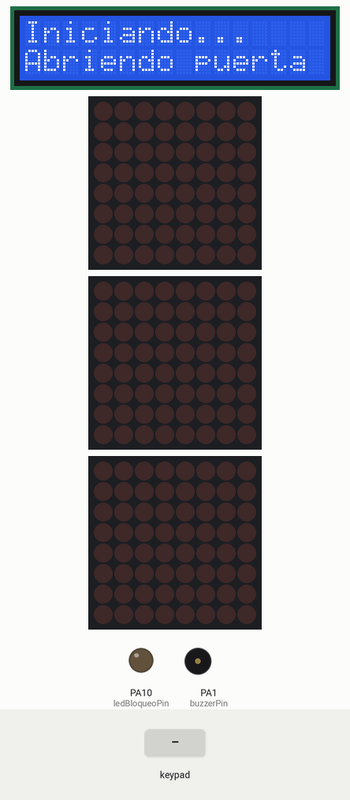
Bench run of a sketch on a simulated STM32 Blue Pill. Shown: 16×2 character LCD, 3 × 8×8 LED matrix, output pins drawn as LEDs (lit = HIGH), buzzer (waves = sounding, pin HIGH). The test bench sets the inputs (shaded band).

Above: at 3.2 s.
3.3 s: key 'C' pressed
At 4.8 s:
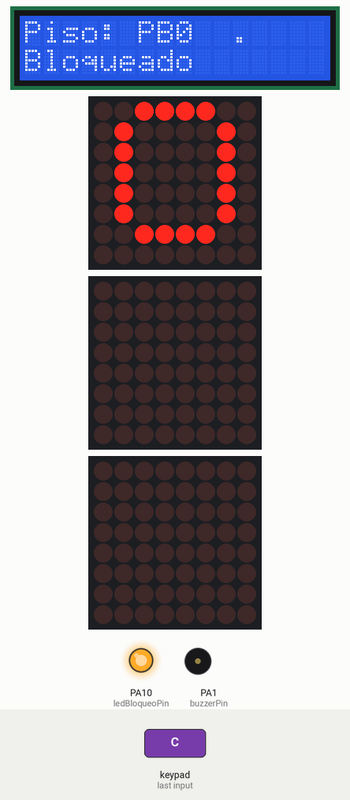
5.5 s: keypad keys 1 2 D pressed 0.4 s apart
At 6.9 s:
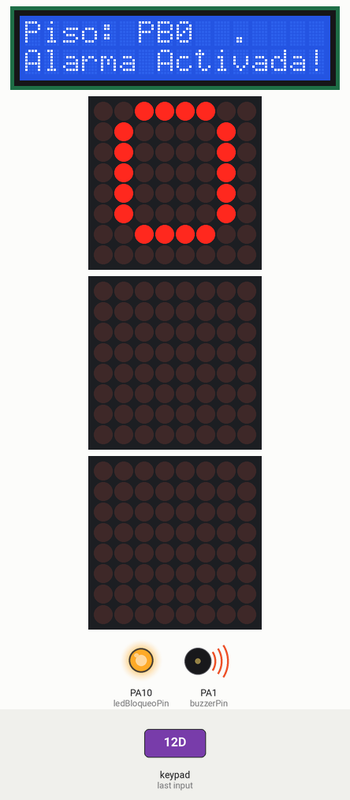
8.2 s: key 'A' pressed
At 13.5 s:
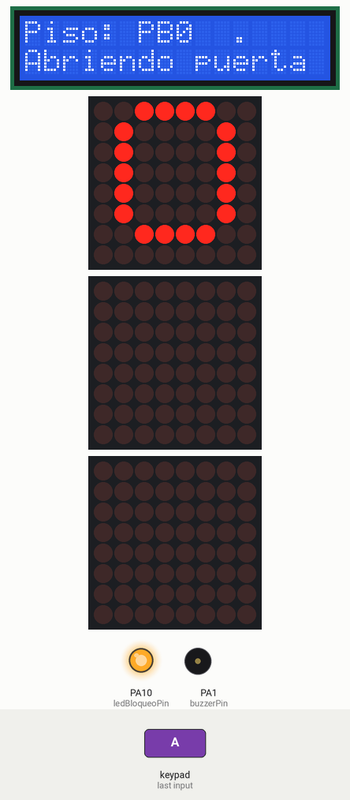
14.2 s: key 'B' pressed
At 16.8 s:
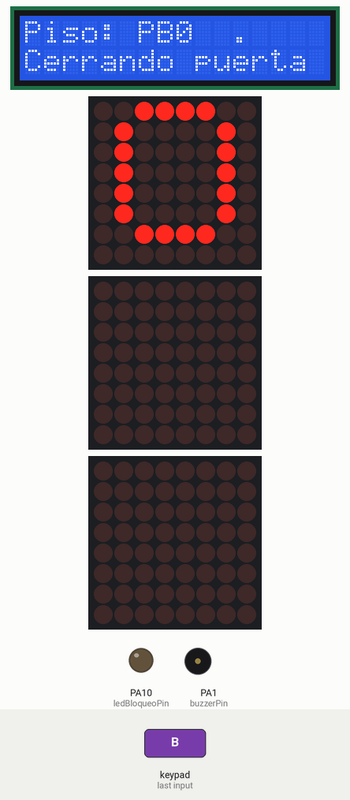
17.2 s: keypad keys 2 5 D pressed 0.4 s apart
At 19.8 s:
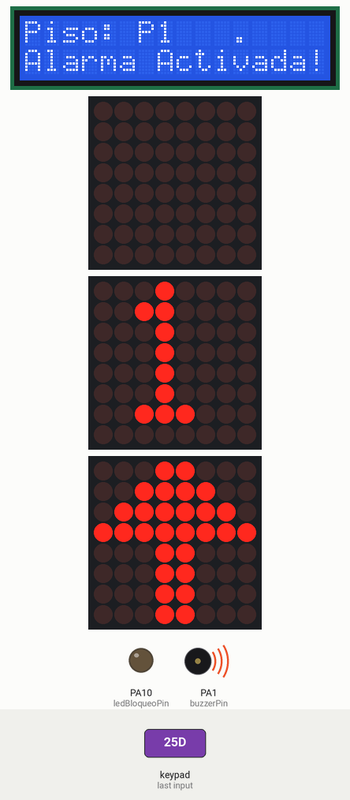
23.2 s: keypad keys 1 2 A pressed 0.4 s apart
At 28.4 s:
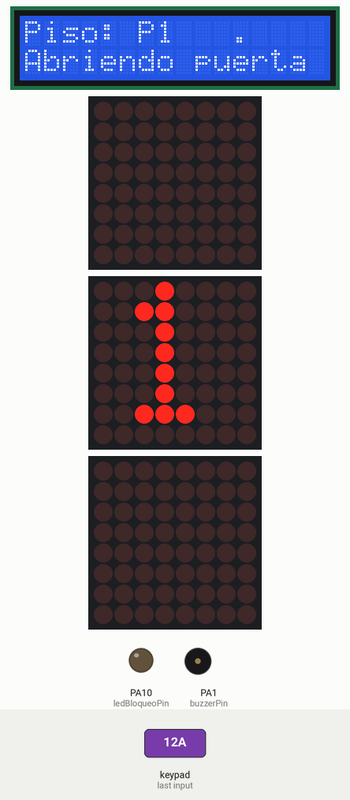
Timing chart, 0 to 29.9 s (numbered marks = the images above; inputs shaded):
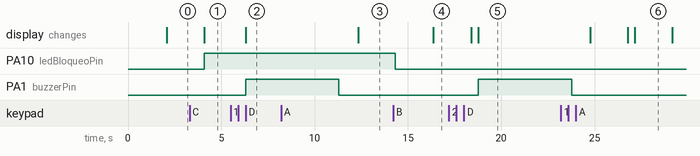

Measured:
- after the input at 3.3 s, PA10 (ledBloqueoPin): LOW → HIGH after 0.79 s; the display: first differs from a run without the input after 0.79 s (image 1)
- after the input at 5.5 s, PA1 (buzzerPin): LOW → HIGH after 0.80 s; the display: changes after 0.80 s (image 2)
- after the input at 8.2 s, PA10 (ledBloqueoPin): stays HIGH (without the input it goes to LOW after 5.9 s)
- after the input at 14.2 s, the display: first differs from a run without the input after 2.2 s (image 4)
- after the input at 17.2 s, PA1 (buzzerPin): LOW → HIGH after 1.6 s; the display: first differs from a run without the input after 1.6 s (image 5)
- after the input at 23.2 s, the display: first differs from a run without the input after 4.0 s (image 6)

The sketch:

proyectoAscensor.ino
```cpp
#include <Keypad.h>
#include <LiquidCrystal.h>
#include <LedControl.h>
#define buzzerPin PA1
#define ledBloqueoPin PA10

bool bloqueado = false;
unsigned long tiempoBloqueo = 0;

const byte ROWS = 4;
const byte COLS = 4;
char keys[ROWS][COLS] = {
  {'1','2','3','A'},  // P1, P2, P3, Abrir
  {'4','5','6','B'},  // P4, P5, P6, Cerrar
  {'7','8','9','C'},  // P7, P8, P9, Bloqueo
  {'*','0','#','D'}   // SB1, PB0, SB2, Alarma
};
byte rowPins[ROWS] = {PA2, PA3, PA4, PA5};
byte colPins[COLS] = {PA6, PA7, PA8, PA9};
Keypad keypad = Keypad(makeKeymap(keys), rowPins, colPins, ROWS, COLS);

LiquidCrystal lcd(PB0, PB1, PB2, PB3, PB4, PB5);

LedControl matrixArriba = LedControl(PB6, PB7, PB8, 1);  // DIN, CLK, CS
LedControl matrixAbajo  = LedControl(PB9, PB10, PB11, 1);

//Configuración de las LED Matrices para pisos
#define LED_DIN PC0
#define LED_CLK PC1
const int csPins[12] = {PC2, PC3, PC5, PC6, PC7, PC8, PC9, PC10, PC11, PC12, PC13, PB9};

// Arreglo de punteros a objetos LedControl para cada piso
LedControl* floorMatrices[12];

// Estado de cada LED Matrix (si ya se alcanzó ese piso)
bool estadoMatrices[12] = {false, false, false, false, false, false, false, false, false, false, false, false};

// Índice 0: SB2, 1: SB1, 2: PB0, 3: P1, 4: P2, 5: P3, 6: P4, 7: P5, 8: P6, 9: P7, 10: P8, 11: P9
byte patternSB2[8] = {B11111111, B10000001, B10111101, B10000101, B10001001, B10111101, B10000001, B11111111};
byte patternSB1[8] = {B11111111, B10000001, B10001101, B10000101, B10000101, B10000101, B10000001, B11111111};
byte patternPB0[8] = {B00111100, B01000010, B01000010, B01000010, B01000010, B01000010, B00111100, B00000000};
byte patternP1[8]  = {B00010000, B00110000, B00010000, B00010000, B00010000, B00010000, B00111000, B00000000};
byte patternP2[8]  = {B00111100, B01000010, B00000100, B00001000, B00010000, B00100000, B01111110, B00000000};
byte patternP3[8]  = {B00111100, B01000010, B00000100, B00011100, B00000100, B01000010, B00111100, B00000000};
byte patternP4[8]  = {B00001000, B00011000, B00101000, B01001000, B01111110, B00001000, B00001000, B00000000};
byte patternP5[8]  = {B01111110, B01000000, B01111100, B00000010, B00000010, B01000010, B00111100, B00000000};
byte patternP6[8]  = {B00111100, B01000010, B01000000, B01111100, B01000010, B01000010, B00111100, B00000000};
byte patternP7[8]  = {B01111110, B00000010, B00000100, B00001000, B00010000, B00010000, B00010000, B00000000};
byte patternP8[8]  = {B00111100, B01000010, B00111100, B01000010, B01000010, B01000010, B00111100, B00000000};
byte patternP9[8]  = {B00111100, B01000010, B01000010, B00111110, B00000010, B01000010, B00111100, B00000000};

byte* floorPatterns[12] = { patternSB2, patternSB1, patternPB0, patternP1, patternP2, patternP3, patternP4, patternP5, patternP6, patternP7, patternP8, patternP9 };

int pisoActual = 0;  // Inicia en Planta Baja
int direccion = 0;   // 0: Detenido, 1: Arriba, -1: Abajo
bool puertaAbierta = false;
unsigned long tiempoMovimiento = 0;

byte arrowUp[8] = {0x18, 0x3C, 0x7E, 0xFF, 0x18, 0x18, 0x18, 0x18};
byte arrowDown[8] = {0x18, 0x18, 0x18, 0x18, 0xFF, 0x7E, 0x3C, 0x18};

int listaDestinos[10] = {0};

// Función para mostrar un patrón en una LED Matrix
void mostrarPatron(LedControl* matrix, byte* pattern) {
  for (int row = 0; row < 8; row++) {
    matrix->setRow(0, row, pattern[row]);
  }
}

void setup() {
  pinMode(ledBloqueoPin, OUTPUT);
  digitalWrite(ledBloqueoPin, LOW);
  lcd.begin(16, 2);
  lcd.clear();
  lcd.print("Iniciando...");
  delay(1000);

  // Inicializa cada LED Matrix de piso
  for (int i = 0; i < 12; i++) {
    floorMatrices[i] = new LedControl(LED_DIN, LED_CLK, csPins[i], 1);
    floorMatrices[i]->shutdown(0, false);
    floorMatrices[i]->setIntensity(0, 8);
    floorMatrices[i]->clearDisplay(0);
  }

  // (Se asume que las matrices de flechas (matrixArriba y matrixAbajo) ya están conectadas y funcionan)
  matrixArriba.shutdown(0, false);
  matrixAbajo.shutdown(0, false);
  matrixArriba.setIntensity(0, 8);
  matrixAbajo.setIntensity(0, 8);
  pinMode(buzzerPin, OUTPUT);
  digitalWrite(buzzerPin, LOW);
  mostrarEstadoInicial();

}

void loop() {
  char tecla = keypad.getKey();
  manejarTeclado(tecla);

  // Verificar si el bloqueo está activo
  if (bloqueado && (millis() - tiempoBloqueo) >= 10000) {
    bloqueado = false;
    digitalWrite(ledBloqueoPin, LOW);  // Apagar el LED de bloqueo
    abrirPuerta();
  }

  if (!bloqueado) {
    actualizarMovimiento();
    actualizarMatrices();
    actualizarLCD();
    actualizarFloorMatrices();
  }
}

void manejarTeclado(char tecla) {
  if(tecla) {
    switch(tecla) {
      case 'A': abrirPuerta(); break;
      case 'B': cerrarPuerta(); break;
      case 'C': toggleBloqueo(); break;
      case 'D': activarAlarma(); break;
      default:
        int piso = mapearTeclaAPiso(tecla);
        if(piso != -99 && piso != pisoActual) {
          agregarPisoDestino(piso);
        }
    }
  }
}

int mapearTeclaAPiso(char tecla) {
  switch(tecla) {
    case '1': return 1;
    case '2': return 2;
    case '3': return 3;
    case '4': return 4;
    case '5': return 5;
    case '6': return 6;
    case '7': return 7;
    case '8': return 8;
    case '9': return 9;
    case '0': return 0;
    case '*': return -1;
    case '#': return -2;
    default: return -99;
  }
}


void actualizarMovimiento() {
  if (!bloqueado && (millis() - tiempoMovimiento) > 2000 && !puertaAbierta) {
    bool pisoCambiado = false;
    if (pisoActual < destinoActual()) {
      direccion = 1;
      pisoActual++;
      pisoCambiado = true;
    } else if (pisoActual > destinoActual()) {
      direccion = -1;
      pisoActual--;
      pisoCambiado = true;
    } else {
      direccion = 0;
      abrirPuerta();
      eliminarPisoDestino(pisoActual);
    }

    if (pisoCambiado) {
      actualizarFloorMatrices();
    }
    tiempoMovimiento = millis();
  }
}


void actualizarFloorMatrices() {
  for (int i = 0; i < 12; i++) {
    // Si el módulo corresponde al piso actual (mapeado con offset 2)
    if (i == pisoActual + 2) {
      mostrarPatron(floorMatrices[i], floorPatterns[i]);
    } else {
      floorMatrices[i]->clearDisplay(0);
    }
  }
}


void actualizarMatrices() {
  if(direccion == 1) {
    dibujarFlecha(matrixArriba, arrowUp);
    matrixAbajo.clearDisplay(0);
  } else if(direccion == -1) {
    dibujarFlecha(matrixAbajo, arrowDown);
    matrixArriba.clearDisplay(0);
  } else {
    matrixArriba.clearDisplay(0);
    matrixAbajo.clearDisplay(0);
  }
}

void dibujarFlecha(LedControl &matrix, byte* flecha) {
  for(int i = 0; i < 8; i++) {
    matrix.setRow(0, i, flecha[i]);
  }
}

void actualizarLCD() {
  lcd.setCursor(0, 0);
  lcd.print("Piso: ");
  lcd.print(obtenerNombrePiso(pisoActual));
  lcd.print("  ");

  lcd.setCursor(0, 1);
  if(puertaAbierta) {
    lcd.print("Puerta Abierta  ");
  } else if(direccion == 1) {
    lcd.print("Subiendo...     ");
  } else if(direccion == -1) {
    lcd.print("Bajando...      ");
  } else {
    lcd.print("Detenido        ");
  }
}

String obtenerNombrePiso(int piso) {
  switch(piso) {
    case -2: return "SB2";
    case -1: return "SB1";
    case 0: return "PB0";
    default: return "P" + String(piso);
  }
}

void abrirPuerta() {
  puertaAbierta = true;
  lcd.setCursor(0, 1);
  lcd.print("Abriendo puerta ");
  delay(2000);
  lcd.setCursor(0, 1);
  lcd.print("Puerta Abierta  ");
}

void cerrarPuerta() {
  puertaAbierta = false;
  lcd.setCursor(0, 1);
  lcd.print("Cerrando puerta ");
  delay(2000);
  lcd.setCursor(0, 1);
  lcd.print("Puerta Cerrada  ");
}

void mostrarEstadoInicial() {
  lcd.clear();
  lcd.setCursor(0, 0);
  lcd.print("Iniciando...");
  delay(1000);
}

void toggleBloqueo() {
  if (!bloqueado) {
    bloqueado = true;
    tiempoBloqueo = millis();  // Registrar el tiempo de inicio del bloqueo
    digitalWrite(ledBloqueoPin, HIGH);  // Encender el LED de bloqueo
    lcd.setCursor(0, 1);
    lcd.print("Bloqueado      ");
  }
}

void activarAlarma() {
  lcd.setCursor(0, 1);
  lcd.print("Alarma Activada!");

  // Enciende el buzzer
  digitalWrite(buzzerPin, HIGH);
  delay(5000); // Espera 5 segundos con el buzzer activo

  // Apaga el buzzer
  digitalWrite(buzzerPin, LOW);
  delay(1000);
}


void agregarPisoDestino(int piso) {
  for (int i = 0; i < 10; i++) {
    if (listaDestinos[i] == 0) {
      listaDestinos[i] = piso;
      break;
    }
  }
}

void eliminarPisoDestino(int piso) {
  for (int i = 0; i < 10; i++) {
    if (listaDestinos[i] == piso) {
      listaDestinos[i] = 0;
      break;
    }
  }
}

int destinoActual() {
  for (int i = 0; i < 10; i++) {
    if (listaDestinos[i] != 0) {
      return listaDestinos[i];
    }
  }
  return pisoActual;
}
```
